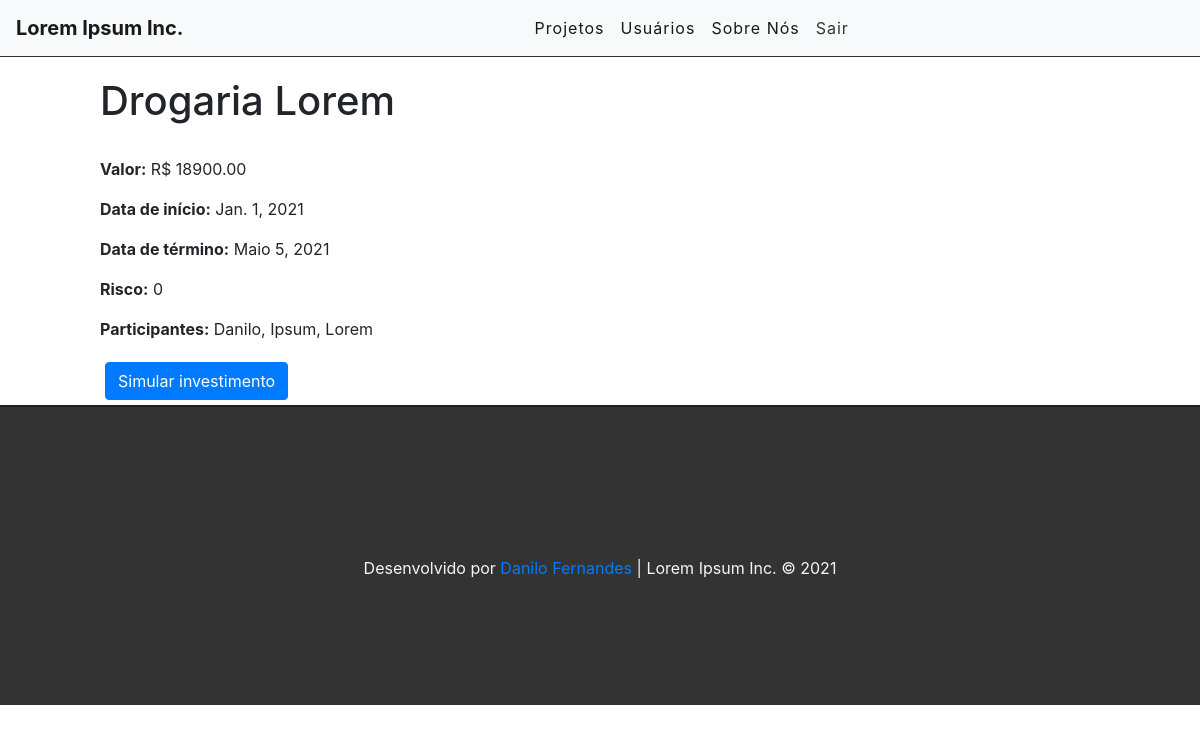
Page /project/14 (signed in) on the earlier database version.
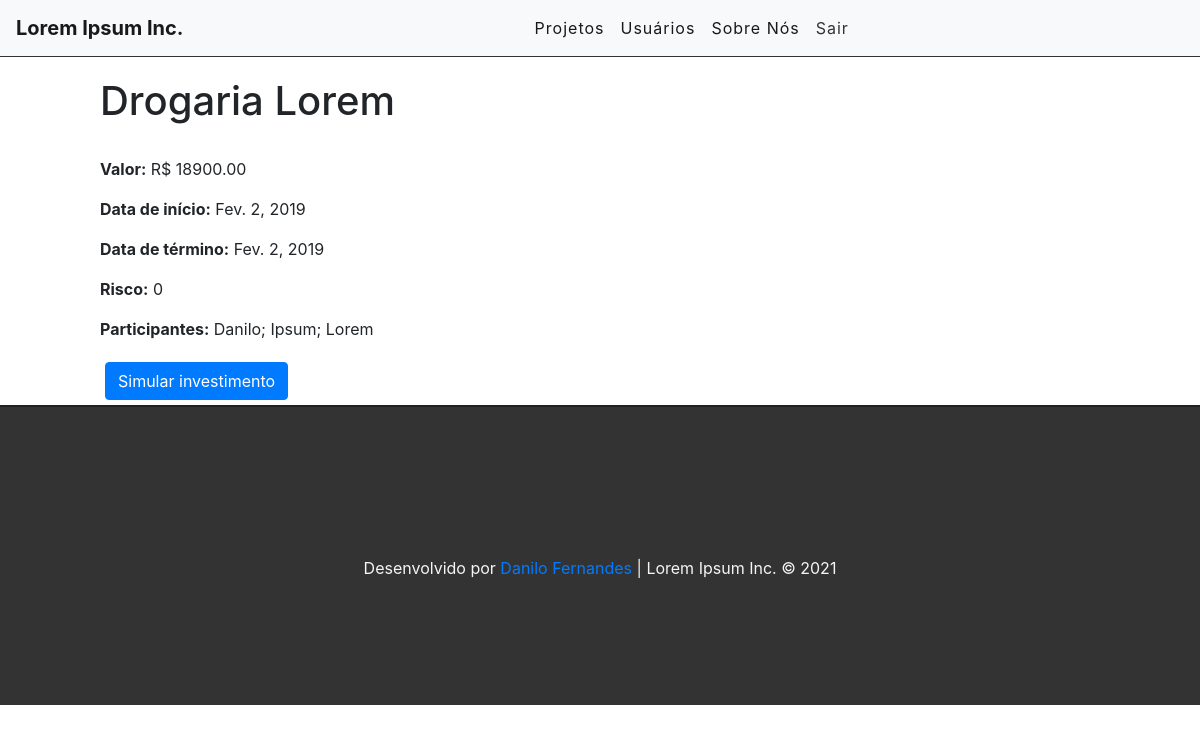
Same page on the later database version.
### projects/models.py (models this page shows, shortened)
class Project(models.Model):
    OPTIONS = (
        (0, 'baixo'),
        (1, 'medio'),
        (2, 'alto'),
    )
    name = models.CharField('Nome do projeto', max_length=255)
    startData = models.DateField('Data de início', blank=False, auto_now=False)
    endData = models.DateField('Data de término', auto_now=False)
    risk = models.IntegerField(
        'Risco',choices=OPTIONS,
    )
    price = models.DecimalField('Valor',max_digits=10, decimal_places=2)
    stakeholders = models.CharField('Participantes', max_length=500, null=True)
    user = models.ForeignKey(get_user_model(), on_delete=models.CASCADE)
    created_at = models.DateTimeField(auto_now_add=True)
    updated_at = models.DateTimeField(auto_now=True)

### projects/views.py (the view)
# urls.py: path('project/<int:id>', views.projectView, name='project-view'),
@login_required
def projectView(request, id):
    project = get_object_or_404(Project, pk=id)
    return render(request, 'projects/project.html', {'project': project})

### projects/templates/projects/project.html (shortened to what this page needs)
{% extends 'base.html' %}
{% block content%}
<div class="offset-1 col-10 list-div">
    <h1>{{project.name}}</h1><br>
    <p> <b>Valor:</b> R$ {{project.price}}</p>
    <p><b>Data de início:</b> {{project.startData}}</p>
    <p><b>Data de término:</b> {{project.endData}}</p>
    <p><b>Risco:</b> {{project.risk}}</p>
    <p><b>Participantes:</b> {{project.stakeholders}}</p>
    <div style="padding: 5px">
        <a href="simulator/{{project.id}}" data-bs-toggle="modal" data-bs-target="#exampleModal">
            <button class="btn btn-primary"> Simular investimento</button>
        </a>
        <br>
    </div>
</div>
{% endblock %}

### projects/templates/base.html (shortened to what this page needs)
{% load static %}
<!DOCTYPE html>
<html lang="pt-br">
<head>
    <link rel="stylesheet" href="https://cdn.jsdelivr.net/npm/bootstrap@4.5.3/dist/css/bootstrap.min.css"
>
    <link rel="stylesheet" href="https://cdnjs.cloudflare.com/ajax/libs/font-awesome/5.15.1/css/all.min.css">
    <link rel="stylesheet" href="{% static 'css/styles.css' %}">
</head>
<body>
<div class="container-fluid">
    <nav class="navbar navbar-expand-lg navbar-light bg-light">
        <a class="navbar-brand" href="/">Lorem Ipsum Inc.</a>
        <div class="collapse navbar-collapse" id="conteudoNavbarSuportado">
            <ul class="navbar-nav mr-auto">
                <li class="nav-item active">
                    <a class="nav-link" href="/">Projetos</a>
                </li>
                <li class="nav-item active">
                    <a class="nav-link" href="/admin/auth/user/">Usuários</a>
                </li>
                <li class="nav-item active">
                    <a class="nav-link" href="#">Sobre Nós</a>
                </li>
                {% if user.is_authenticated %}
                <li class="nav-item">
                    <a class="nav-link" href="/accounts/logout">Sair</a>
                </li>
                {% endif %}
            </ul>
        </div>
    </nav>
    {% block content %}
    {% endblock %}
    <footer>
        <p>Desenvolvido por <a href="https://www.linkedin.com/in/danilofernandes96/" target="_blank">Danilo
            Fernandes</a> | Lorem Ipsum Inc. © 2021</p>
    </footer>
</div>
</body>
</html>

### projects/static/css/styles.css (style rules this page uses)
.container-fluid { padding: 0; }
.navbar { border-bottom: 1px solid #333; margin-bottom: 20px; }
.navbar-nav { margin: auto }
.navbar-brand { font-weight: bold; }
.navbar-light .navbar-nav a.nav-link { color: #333; letter-spacing: 1px; }
.list-div { padding: 0; }
footer { background-color: #333; height: 300px; border-top: 2px solid #202020; }
footer p { color: #f5f5f5; text-align: center; top: 50%; position: relative; }

Differences in the rows shown:
changed Project "Drogaria Lorem": startData "Jan. 1, 2021" → "Fev. 2, 2019"; endData "Maio 5, 2021" → "Fev. 2, 2019"; stakeholders "Danilo, Ipsum, Lorem" → "Danilo; Ipsum; Lorem"
